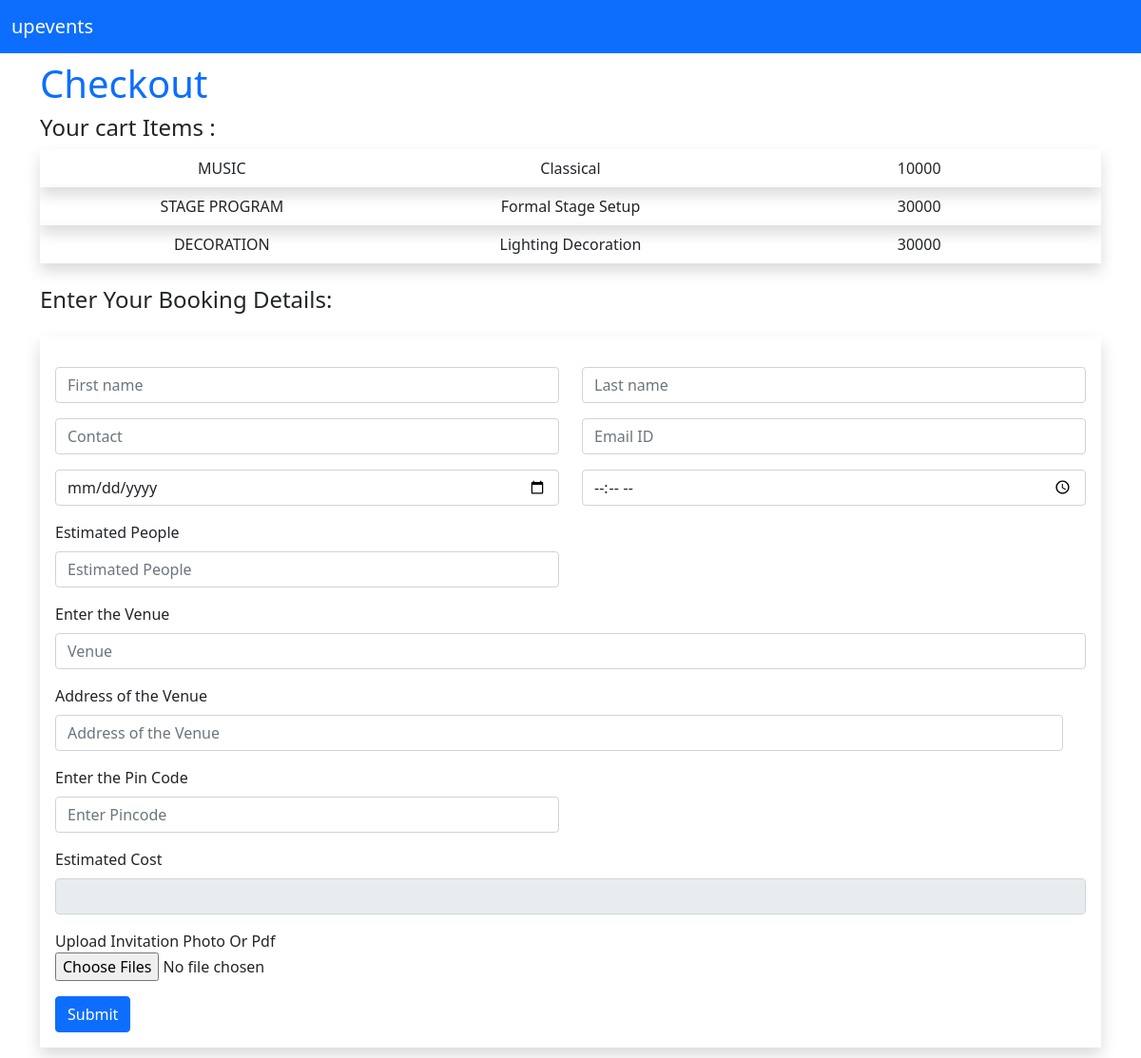
The page /user/checkout/ (signed in) on the database its author committed.
### organiser/models.py (models this page shows, shortened)
class Package(models.Model):
    Type_choice=(
        ('FOOD','FOOD'),
        ('DECORATION','DECORATION'),
        ('MUSIC','MUSIC'),
        ('STAGE PROGRAM','STAGE PROGRAM')
    )
    package_id=models.AutoField(primary_key=True)
    package_title=models.CharField(max_length=50,default="")
    category=models.CharField(max_length=30,choices=Type_choice,default='MUSIC')
    package_image=models.ImageField(upload_to='Package/images', default="")
    package_desc=models.TextField(max_length=300, default="" )
    package_price=models.IntegerField(default=10000)

### user/views.py (the view)
# urls.py: path('checkout/',views.checkout,name='checkout'),
def checkout(request):
        owner=request.user
        select_pack_to_template=usercartproduct(owner=owner)# it send the selected item information that store in the package table
        sum=0# sum 0f all the amount in the packages
        for i in select_pack_to_template:
            for j in i :
                sum=sum+j.package_price
        return render(request ,'user/checkout.html',{'user_cart':select_pack_to_template,'sum':sum})

### user/function.py (called while the page is built)
def usercartproduct(owner):
    user_cart=Cart.objects.filter(user_name=owner)# getting list of the selected items in cart
    user_cart_items=[]# it saves the id of each cart item and also to get only some value
    select_pack_to_template=[]# it send the selected item information that store in the package table
    for i in user_cart:
        user_cart_items=i.food_choice,i.music_choice,i.stage_choice,i.decor_choice,i.light_choice #selecting only 5 items and avoiding rest of details
    for i in user_cart_items:
            user_cart_items_selected=Package.objects.filter(package_id=i)
            select_pack_to_template.append(user_cart_items_selected)#appending to list of item
    return select_pack_to_template

### user/templates/user/checkout.html (shortened to what this page needs)
<!doctype html>
<html lang="en">
<head>
    <link href="https://cdn.jsdelivr.net/npm/bootstrap@5.0.2/dist/css/bootstrap.min.css" rel="stylesheet"
>
</head>
<body>
    <nav class="navbar navbar-expand-lg navbar-dark bg-primary">
        <div class="container-fluid">
          <a class="navbar-brand" href="/user">upevents</a>
        </div>
    </nav>
    {% if user.is_authenticated %}
    <div class="container">
        <h1 class="text-primary mt-2">Checkout </h1>
        <h4>Your cart Items :</h4>
        {%for cart in user_cart %}
        {%for item in cart %}
        <div class="container shadow">
            <div class="row text-center p-2">
                <div class="col">{{item.category}}</div>
                <div class="col">{{item.package_title}}</div>
                <div class="col">{{item.package_price}}</div>
            </div>
        </div>
        {%endfor%}
        {%endfor%}
        <h4 class="mt-4">Enter Your Booking Details:</h4>
        <div class="container my-4 shadow p-3">
            <form action="/user/confirmcheckout/" method="post" enctype="multipart/form-data">
                <div class="row mt-3">
                    <div class="col">
                        <input type="text" class="form-control" placeholder="First name" id="checkoutfname"
                            name="checkoutfname" aria-label="First name" required>
                    </div>
                    <div class="col">
                        <input type="text" class="form-control" placeholder="Last name" aria-label="Last name"
                            id="checkoutlname" name="checkoutlname" required>
                    </div>
                </div>
                <div class="row mt-3">
                    <div class="col">
                        <input type="Number" class="form-control" placeholder="Contact" aria-label="" id="checkoutmblno"
                            name="checkoutmblno" required>
                    </div>
                    <div class="col">
                        <input type="Email" class="form-control" placeholder="Email ID" aria-label="" id="checkoutemail"
                            name="checkoutemail" required>
                    </div>
                </div>
                <div class="row mt-3">
                    <div class="col">
                        <input type="date" class="form-control" placeholder="Date" id="checkoutdate" name="checkoutdate"
                            aria-label="">
                    </div>
                    <div class="col">
                        <input type="time" class="form-control" name="checkouttime" id="checkouttime" required>
                    </div>
                </div>
                <div class="row mt-3">
                    <div class="col-6">
                        <label for="checkoutpeople" class="form-label">Estimated People</label>
                        <input type="Number" class="form-control" placeholder="Estimated People" aria-label=""
                            id="checkoutpeople" name="checkoutpeople" required>
                    </div>
                    <div class="col">
                    </div>
                </div>
                <div class="row mt-3">
                    <div class="col">
                        <label for="venue" class="form-label">Enter the Venue</label>
                        <input type="text" id="checkoutvenue" name="checkoutvenue" class="form-control"
                            placeholder="Venue" required>
                    </div>
                    <div class="row mt-3">
                        <div class="col">
                            <label for="checkoutaddress" class="form-label">Address of the Venue</label>
                            <input type="text" class="form-control" placeholder="Address of the Venue"
                                id="checkoutaddress" aria-label="" name="checkoutaddress" required>
                        </div>
                    </div>
                </div>
                <div class="row mt-3">
                    <div class="col-6">
                        <label for="checkoutpin" class="form-label">Enter the Pin Code </label>
                        <input type="text" id="checkoutpin" name="checkoutpin" class="form-control"
                            placeholder="Enter Pincode" required>
                    </div>
                </div>
                <div class="row mt-3">
                    <div class="col">
                        <label for="estcost" class="form-label">Estimated Cost </label>
                        <input type="text" id="estcost" name="estcost" class="form-control" required readonly>
                    </div>
                </div>
                <div class="row mt-3">
                    <label for="checkoutpic"> Upload Invitation Photo Or Pdf</label>
                    <input type="file" name="checkoutpic" id="checkoutpic" required accept=".png, .jpg, .jpeg, .pdf" multiple>
                </div>
                <div class="mt-3">
                    <input type="submit" value="Submit" class="btn btn-primary btn-block">
                </div>
            </form>
        </div>
    </div>
    {% else %}
    <h3 class="text-center my-4">Please Log in</h3>
    <div class="container my-4 text-center">
    <a href="/login" class="btn btn-outline-primary mx-2 " type="button">Login</a>
    </div>
    {%endif%}
</body>
</html>

### rows shown on the page
Package: category "MUSIC", package_title "Classical", package_price "10000"
Package: category "STAGE PROGRAM", package_title "Formal Stage Setup", package_price "30000"
Package: category "DECORATION", package_title "Lighting Decoration", package_price "30000"
